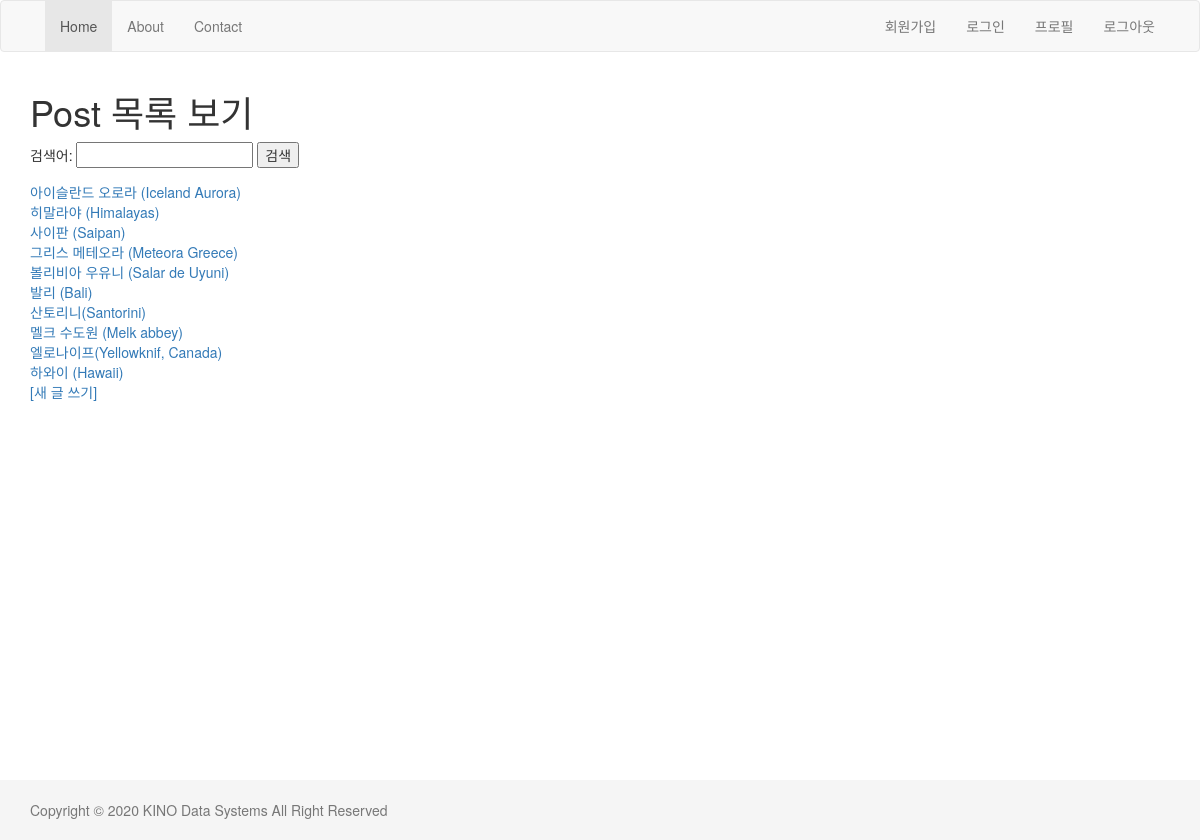
The page /blog/ on the database as committed earlier.
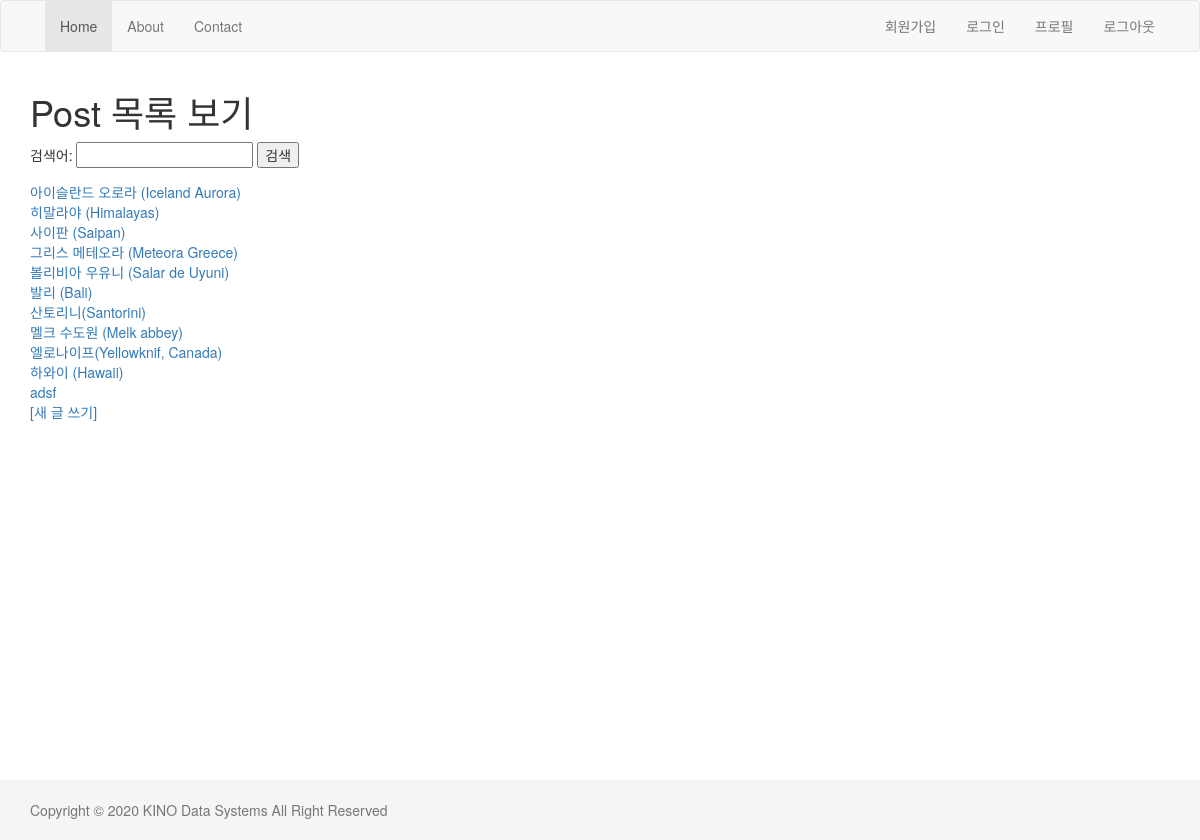
The same page on the database as committed later.
### blog/models.py (models this page shows, shortened)
class Post(models.Model):
    title = models.CharField(max_length=250)
    body = models.TextField()
    tag = models.ManyToManyField('Tag', null=True, blank=True)
    ip = models.GenericIPAddressField(null=True)

### blog/views.py (the view)
# urls.py: path('', views.list, name='list'),
def list(request):
    post_list = Post.objects.all()
    search_key = request.GET.get('keyword')
    if search_key:
        post_list = Post.objects.filter(title__contains=search_key)
    return render(request, 'blog/list.html', {'post_all':post_list, 'q':search_key})

### blog/templates/blog/list.html (shortened to what this page needs)
{% extends "layout.html" %}
{% block content %}
    <h1>Post 목록 보기</h1>
    <form action="" method="get">
        검색어: <input type="text" name="keyword" value="{{q|default:''}}">
        <input type="submit" value="검색">
    </form>
    {% for post in post_all %}
        <a href="/blog/{{post.id}}"> {{post.title}} </a><br>
    {% endfor %}
    <a href="{% url 'blog:create' %}">[새 글 쓰기]</a>
{% endblock content %}

Rows that differ between the two databases and show on the page:
added Post: title "adsf"
